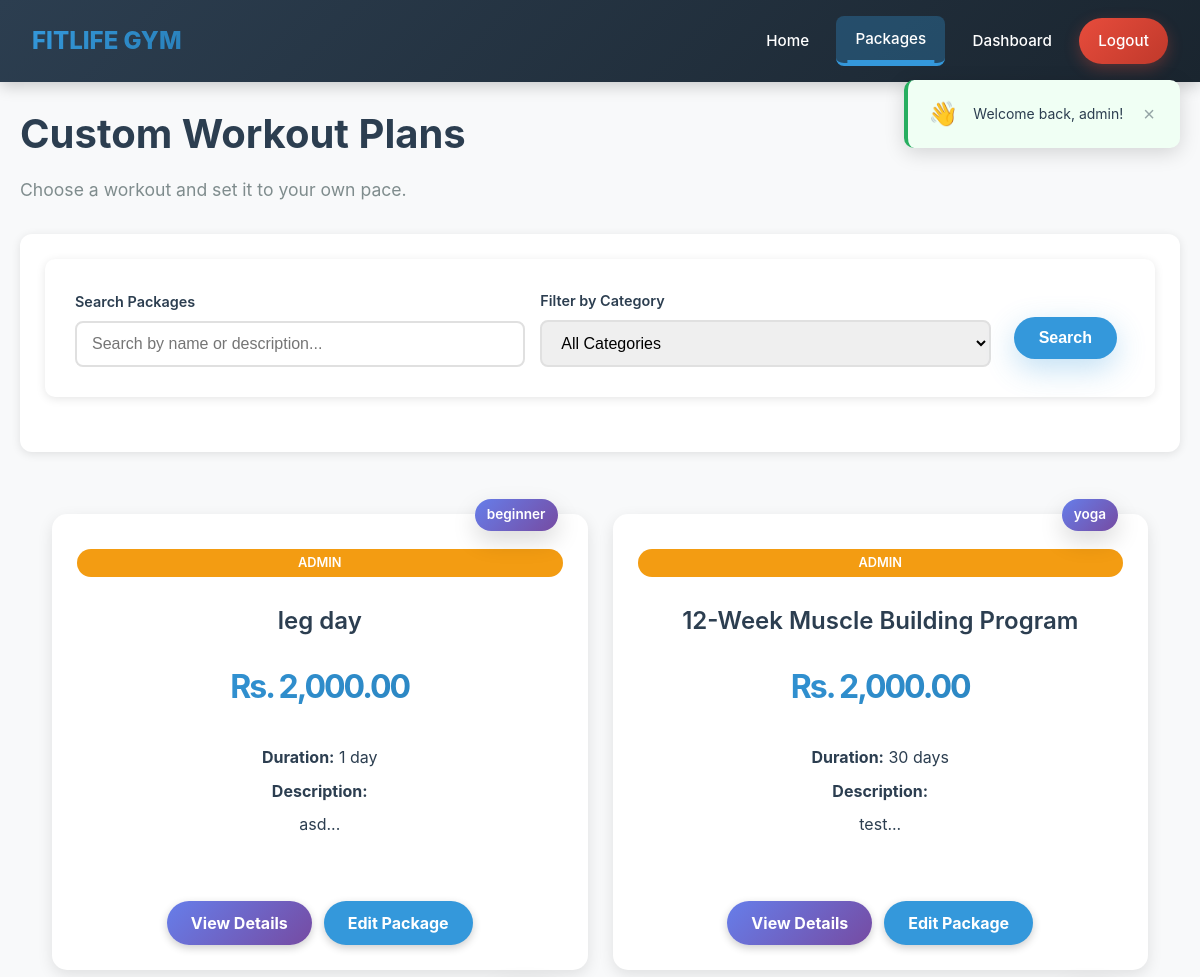
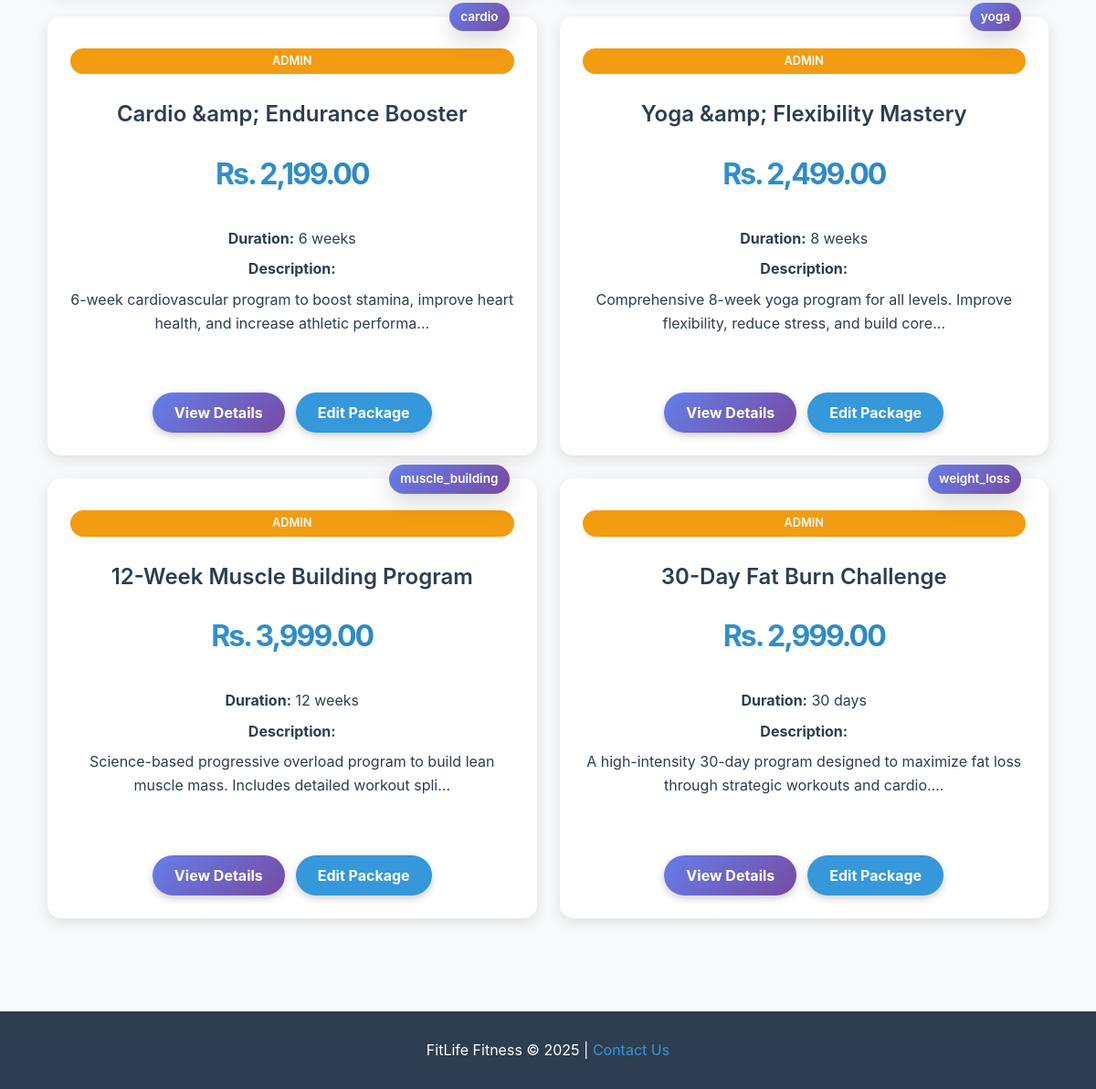
The app's page /public/packages.php (signed in) with its own data (2 pictures, top to bottom).
### tables this page shows
CREATE TABLE `packages` (
  `id` int(11) NOT NULL,
  `name` varchar(255) NOT NULL,
  `description` text DEFAULT NULL,
  `short_description` varchar(1000) DEFAULT NULL,
  `price` decimal(10,2) NOT NULL,
  `duration` varchar(100) DEFAULT NULL,
  `category` varchar(50) DEFAULT NULL,
  `image` varchar(255) DEFAULT NULL,
  `created_by` int(11) NOT NULL,
  `created_at` timestamp NOT NULL DEFAULT current_timestamp(),
  `is_active` tinyint(1) NOT NULL DEFAULT 1
);

### public/packages.php (the view, shortened to what this page needs)
<?php
require_once '../includes/database.php';
$search = isset($_GET['search']) ? trim($_GET['search']) : '';
$sql = "SELECT * FROM packages WHERE 1=1";
$params = [];
$col = $pdo->query("SHOW COLUMNS FROM packages LIKE 'is_active'");
if ($col->rowCount() > 0) {
    $sql .= " AND is_active = 1";
}
$sql .= " ORDER BY created_at DESC";
$stmt = $pdo->prepare($sql);
$stmt->execute($params);
$packages = $stmt->fetchAll();
?>
<!DOCTYPE html>
<html>
<head>
    <link rel="stylesheet" href="../css/style.css">
</head>
<body>
    <?php
    include '../includes/navigation.php';
    ?>
    <div class="container">
        <h1>Custom Workout Plans</h1>
        <p class="subtitle">Choose a workout and set it to your own pace.</p>
        <div class="search-section">
            <form method="GET" action="" class="search-form">
                <div class="search-group">
                    <label for="search">Search Packages</label>
                    <input type="text"
                           name="search"
                           id="search"
                           class="search-input"
                           placeholder="Search by name or description..."
                           value="<?php echo htmlspecialchars($search); ?>">
                </div>
                <div class="category-group">
                    <label for="category">Filter by Category</label>
                    <select name="category" id="category" class="search-input">
                        <option value="">All Categories</option>
                    </select>
                </div>
                <button type="submit" class="search-btn">
                    Search
                </button>
            </form>
        </div>
        <div class="packages-grid">
            <?php if (empty($packages)): ?>
                <div class="no-results">
                    <p>No packages found matching your criteria.</p>
                    <a href="packages.php" class="reset-link">View all packages</a>
                </div>
            <?php else: ?>
                <?php foreach ($packages as $package): ?>
                <div class="package-card">
                    <div class="level-badge">
                        <?php echo htmlspecialchars($package['category'] ?? 'General'); ?>
                    </div>
                    <?php if (isset($_SESSION['role']) && $_SESSION['role'] == 'admin'): ?>
                        <div class="admin-badge">ADMIN</div>
                    <?php endif; ?>
                    <h3><?php echo htmlspecialchars($package['name']); ?></h3>
                    <p class="price">Rs. <?php echo number_format($package['price'], 2); ?></p>
                    <div class="workout-details">
                        <p><strong>Duration:</strong> <?php echo htmlspecialchars($package['duration']); ?></p>
                        <p><strong>Description:</strong></p>
                        <p><?php echo htmlspecialchars(substr($package['short_description'] ?? $package['description'], 0, 100)); ?>...</p>
                    </div>
                    <div class="action-buttons" style="display: flex !important; gap: 12px !important; margin-top: 20px !important; justify-content: center !important; flex-wrap: wrap !important; overflow: visible !important; z-index: 100 !important;">
                        <a href="package-details.php?id=<?php echo $package['id']; ?>" class="btn-details" style="background: linear-gradient(135deg, #667eea, #764ba2) !important; color: white !important; padding: 12px 24px !important; border-radius: 25px !important; font-size: 1rem !important; font-weight: 700 !important; text-decoration: none !important; display: inline-block !important; border: none !important; cursor: pointer !important; box-shadow: 0 3px 8px rgba(0,0,0,0.2) !important; visibility: visible !important; opacity: 1 !important; z-index: 100 !important; transition: all 0.3s ease !important; white-space: nowrap !important;">View Details</a>
                        <?php if (isset($_SESSION['user_id']) && $_SESSION['role'] == 'admin'): ?>
                            <a href="../admin/edit-package.php?id=<?php echo $package['id']; ?>" class="admin-view-btn" style="background: #3498db !important; color: white !important; padding: 12px 24px !important; border-radius: 25px !important; font-size: 1rem !important; font-weight: 700 !important; text-decoration: none !important; display: inline-block !important; border: none !important; cursor: pointer !important; box-shadow: 0 3px 8px rgba(0,0,0,0.2) !important; visibility: visible !important; opacity: 1 !important; z-index: 100 !important; transition: all 0.3s ease !important; white-space: nowrap !important;">Edit Package</a>
                        <?php endif; ?>
                    </div>
                </div>
                <?php endforeach; ?>
            <?php endif; ?>
        </div>
    </div>
    <footer>
        <p>FitLife Fitness &copy; 2025 | <a href="about.php#contact">Contact Us</a></p>
    </footer>
</body>
</html>

### public/packages.php (style rules this page uses)
* { box-sizing: border-box; }
.container { max-width: 1400px; margin: 0 auto; padding: 20px; }
.container h1 { font-size: 2.5rem; color: #2c3e50; margin-bottom: 10px; font-weight: 700; }
.subtitle { color: #7f8c8d; margin-bottom: 30px; font-size: 1.1rem; }
.search-section { background: white; padding: 25px; border-radius: 12px; box-shadow: 0 2px 10px rgba(0,0,0,0.1); margin-bottom: 30px; }
.search-form { display: flex; gap: 15px; flex-wrap: wrap; align-items: flex-end; }
.search-group, .category-group { flex: 1; min-width: 200px; }
.search-group label, .category-group label { display: block; margin-bottom: 8px; font-weight: 600; color: #2c3e50; }
.search-input { width: 100%; padding: 12px 15px; border: 2px solid #e0e0e0; border-radius: 8px; font-size: 1rem; transition: border-color 0.3s; }
select.search-input { cursor: pointer; }
.search-btn, .clear-btn { padding: 12px 25px; border: none; border-radius: 25px; font-size: 1rem; font-weight: 600; cursor: pointer; transition: all 0.3s; text-decoration: none; display: inline-block; }
.search-btn { background: #3498db; color: white; }
.packages-grid { display: grid; grid-template-columns: repeat(auto-fit, minmax(350px, 1fr)); gap: 25px; margin-top: 30px; }
.package-card { background: white; border-radius: 15px; padding: 25px; box-shadow: 0 5px 15px rgba(0,0,0,0.1); transition: transform 0.3s, box-shadow 0.3s; position: relative; overflow: visible !important; display: flex; flex-direction: column; }
.package-card h3 { font-size: 1.5rem; color: #2c3e50; margin: 15px 0 10px; font-weight: 600; }
.package-card .price { font-size: 2rem; font-weight: 700; color: #3498db; margin: 10px 0; }
.package-card .workout-details { color: #7f8c8d; margin: 15px 0; line-height: 1.6; flex-grow: 1; }
.package-card .workout-details strong { color: #2c3e50; }
.package-card .workout-details p { margin: 8px 0; }
.level-badge { background: linear-gradient(135deg, #667eea, #764ba2); color: white; padding: 5px 12px; border-radius: 20px; font-size: 0.85rem; display: inline-block; margin-bottom: 10px; font-weight: 600; }
.admin-badge { background: #f39c12; color: white; padding: 4px 10px; border-radius: 15px; font-size: 0.8rem; display: inline-block; margin: 10px 0; font-weight: 600; }
.package-card .action-buttons { display: flex !important; gap: 12px !important; margin-top: 20px !important; justify-content: center !important; flex-wrap: wrap !important; padding: 20px 0 0 0 !important; overflow: visible !important; position: relative !important; z-index: 100 !important; }
.package-card .action-buttons a { border-radius: 25px !important; padding: 12px 24px !important; font-size: 1rem !important; font-weight: 700 !important; text-decoration: none !important; display: inline-block !important; text-align: center !important; min-width: 140px !important; border: none !important; cursor: pointer !important; transition: all 0.3s ease !important; box-shadow: 0 3px 8px rgba(0,0,0,0.2) !important; visibility: visible !important; opacity: 1 !important; position: relative !important; z-index: 100 !important; height: auto !important; line-height: 1.5 !important; margin: 5px !important; white-space: nowrap !important; pointer-events: auto !important; clip: auto !important; }
.package-card .action-buttons a.btn-details { background: linear-gradient(135deg, #667eea, #764ba2) !important; color: white !important; visibility: visible !important; opacity: 1 !important; display: inline-block !important; position: relative !important; z-index: 100 !important; pointer-events: all !important; }
.package-card .action-buttons a.admin-view-btn, .package-card .action-buttons a[href*="edit"] { background: #3498db !important; color: white !important; visibility: visible !important; opacity: 1 !important; display: inline-block !important; position: relative !important; z-index: 100 !important; pointer-events: all !important; }
footer { text-align: center; padding: 30px; background: #2c3e50; color: white; margin-top: 50px; }
footer a { color: #3498db; text-decoration: none; }

### records on screen
packages: category "beginner", name "leg day", price "2,000.00", duration "1 day", short_description "asd"
packages: category "yoga", name "12-Week Muscle Building Program", price "2,000.00", duration "30 days", short_description "test"
packages: category "cardio", name "Cardio &amp; Endurance Booster", price "2,199.00", duration "6 weeks", short_description "6-week cardiovascular program to boost stamina, improve heart health, and increase athletic performa"
packages: category "yoga", name "Yoga &amp; Flexibility Mastery", price "2,499.00", duration "8 weeks", short_description "Comprehensive 8-week yoga program for all levels. Improve flexibility, reduce stress, and build core"
packages: category "muscle_building", name "12-Week Muscle Building Program", price "3,999.00", duration "12 weeks", short_description "Science-based progressive overload program to build lean muscle mass. Includes detailed workout spli"
packages: category "weight_loss", name "30-Day Fat Burn Challenge", price "2,999.00", duration "30 days", short_description "A high-intensity 30-day program designed to maximize fat loss through strategic workouts and cardio."

### other values on screen
$login_message "Welcome back, admin!"
